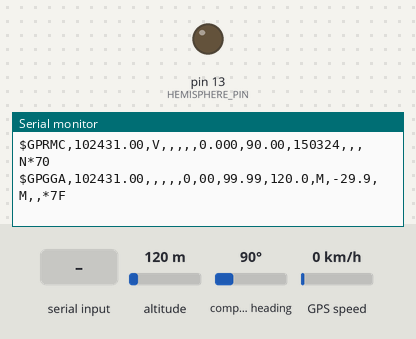
A sketch run on a simulated Arduino Uno, built for the host (arithmetic inside an expression is 32-bit, double 64-bit). On the bench: output pins drawn as LEDs (lit = HIGH), the last lines printed to the serial monitor. The test bench sets the inputs (shaded band); at power-on: altitude 120 m, GPS speed 0 km/h, compass heading 90°. The GPS gets a fix after 3 s at 37.7749, -122.4194 with 8 satellites.

Above: at 1.2 s.
1.3 s: altitude set to 20 m
At 2.8 s:
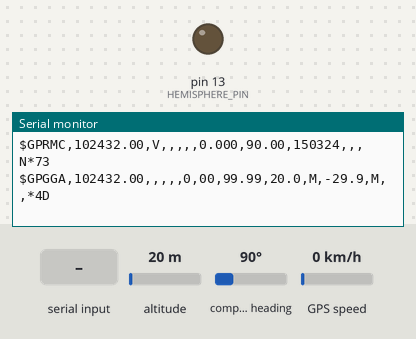
4.5 s: "1" received over the second serial link
At 4.9 s:
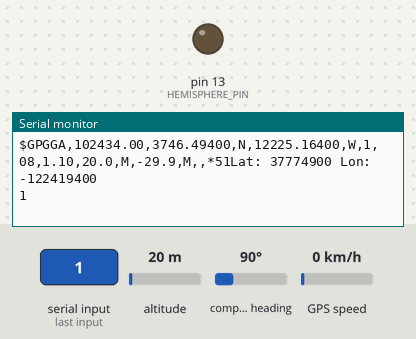
6.5 s: GPS speed set to 2 km/h
At 7.6 s:
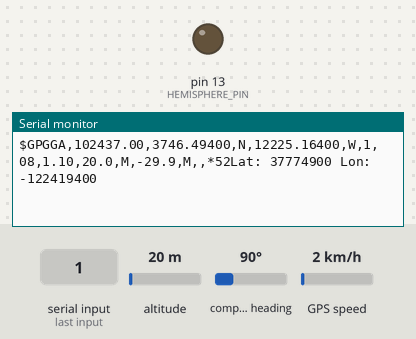

The sketch:

ch614A.pde
```cpp
// Another simple sketch to detect the Southern Hemisphere
// Assumes: LED on pin 13, GPS connected to pins 2/3
// (Optional) Serial debug console attached to hardware serial port 0/1

#include "TinyGPS.h"
#include "NewSoftSerial.h"

#define HEMISPHERE_PIN 13
#define GPS_RX_PIN 2
#define GPS_TX_PIN 3

TinyGPS gps; // create a TinyGPS object
NewSoftSerial nss(GPS_RX_PIN, GPS_TX_PIN); // create soft serial object

void setup()
{
  Serial.begin(9600); // for debugging
  nss.begin(4800); // Use NewSoftSerial object to talk to GPS
  pinMode(HEMISPHERE_PIN, OUTPUT);
  digitalWrite(HEMISPHERE_PIN, LOW); // turn off LED to start
}
void loop()
{
  while (nss.available())
  {
    int c = nss.read();
    Serial.print(c, BYTE); // display NMEA data for debug
    // Send each byte to encode()
    // Check for new position if encode() returns "True"
    if (gps.encode(c))
    {
      long lat, lon;
      gps.get_position(&lat, &lon);
      // Display new lat/lon on debug console
      Serial.print("Lat: ");
      Serial.print(lat);
      Serial.print(" Lon: ");
      Serial.println(lon);
      if (lat < 0) // Southern Hemisphere?
        digitalWrite(HEMISPHERE_PIN, HIGH);
      else
        digitalWrite(HEMISPHERE_PIN, LOW);
    }
  }
}
```

Measured:
- after the input at 1.3 s, the serial monitor: prints a new line after 0.71 s (image 1)
- after the input at 4.5 s, the serial monitor: prints a new line at once (image 2)
- after the input at 6.5 s, the serial monitor: prints a new line after 0.51 s (image 3)
